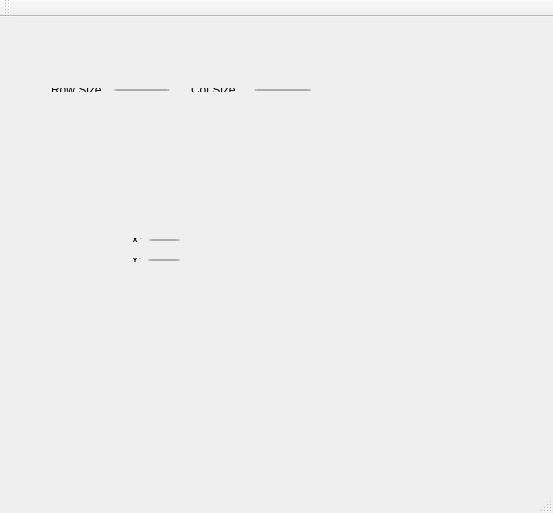
<?xml version="1.0" encoding="UTF-8"?>
<ui version="4.0">
 <class>knight_tour</class>
 <widget class="QMainWindow" name="knight_tour">
  <property name="geometry">
   <rect>
    <x>0</x>
    <y>0</y>
    <width>553</width>
    <height>513</height>
   </rect>
  </property>
  <property name="windowTitle">
   <string>knight_tour</string>
  </property>
  <widget class="QWidget" name="centralWidget">
   <widget class="QWidget" name="layoutWidget_2">
    <property name="geometry">
     <rect>
      <x>40</x>
      <y>60</y>
      <width>141</width>
      <height>26</height>
     </rect>
    </property>
    <layout class="QHBoxLayout" name="horizontalLayout_2">
     <item>
      <widget class="QLabel" name="label_3">
       <property name="text">
        <string>Row Size</string>
       </property>
      </widget>
     </item>
     <item>
      <widget class="QSpinBox" name="hw1_2">
       <property name="minimum">
        <number>1</number>
       </property>
       <property name="maximum">
        <number>200</number>
       </property>
       <property name="singleStep">
        <number>1</number>
       </property>
       <property name="value">
        <number>6</number>
       </property>
      </widget>
     </item>
    </layout>
   </widget>
   <widget class="QWidget" name="layoutWidget_3">
    <property name="geometry">
     <rect>
      <x>120</x>
      <y>230</y>
      <width>71</width>
      <height>26</height>
     </rect>
    </property>
    <layout class="QHBoxLayout" name="horizontalLayout_4">
     <item>
      <widget class="QLabel" name="label_4">
       <property name="text">
        <string>Y:</string>
       </property>
      </widget>
     </item>
     <item>
      <widget class="QSpinBox" name="spinBox_2">
       <property name="value">
        <number>1</number>
       </property>
      </widget>
     </item>
    </layout>
   </widget>
   <widget class="QWidget" name="layoutWidget_4">
    <property name="geometry">
     <rect>
      <x>180</x>
      <y>60</y>
      <width>142</width>
      <height>26</height>
     </rect>
    </property>
    <layout class="QHBoxLayout" name="horizontalLayout_5">
     <item>
      <widget class="QLabel" name="label_5">
       <property name="text">
        <string>Col Size</string>
       </property>
      </widget>
     </item>
     <item>
      <widget class="QSpinBox" name="hw1_3">
       <property name="minimum">
        <number>1</number>
       </property>
       <property name="maximum">
        <number>99</number>
       </property>
       <property name="singleStep">
        <number>1</number>
       </property>
       <property name="value">
        <number>6</number>
       </property>
      </widget>
     </item>
    </layout>
   </widget>
   <widget class="QWidget" name="">
    <property name="geometry">
     <rect>
      <x>120</x>
      <y>210</y>
      <width>71</width>
      <height>26</height>
     </rect>
    </property>
    <layout class="QHBoxLayout" name="horizontalLayout_3">
     <item>
      <widget class="QLabel" name="label">
       <property name="text">
        <string>X:</string>
       </property>
      </widget>
     </item>
     <item>
      <widget class="QSpinBox" name="spinBox">
       <property name="value">
        <number>1</number>
       </property>
      </widget>
     </item>
    </layout>
   </widget>
   <zorder>layoutWidget_2</zorder>
   <zorder>spinBox</zorder>
   <zorder>label</zorder>
   <zorder>layoutWidget_3</zorder>
   <zorder>label_2</zorder>
   <zorder>label_2</zorder>
   <zorder>layoutWidget_4</zorder>
  </widget>
  <widget class="QMenuBar" name="menuBar">
   <property name="geometry">
    <rect>
     <x>0</x>
     <y>0</y>
     <width>553</width>
     <height>22</height>
    </rect>
   </property>
  </widget>
  <widget class="QToolBar" name="mainToolBar">
   <attribute name="toolBarArea">
    <enum>TopToolBarArea</enum>
   </attribute>
   <attribute name="toolBarBreak">
    <bool>false</bool>
   </attribute>
  </widget>
  <widget class="QStatusBar" name="statusBar"/>
 </widget>
 <layoutdefault spacing="6" margin="11"/>
 <resources/>
 <connections/>
</ui>
